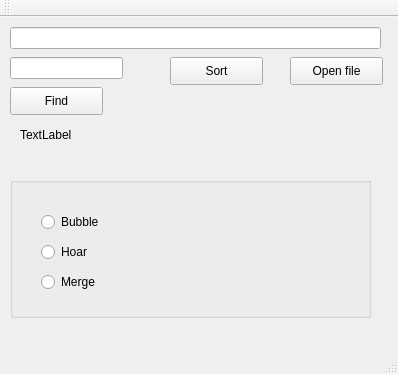
<?xml version="1.0" encoding="UTF-8"?>
<ui version="4.0">
 <class>MainWindow</class>
 <widget class="QMainWindow" name="MainWindow">
  <property name="geometry">
   <rect>
    <x>0</x>
    <y>0</y>
    <width>398</width>
    <height>374</height>
   </rect>
  </property>
  <property name="windowTitle">
   <string>MainWindow</string>
  </property>
  <widget class="QWidget" name="centralWidget">
   <widget class="QPushButton" name="b_Open">
    <property name="geometry">
     <rect>
      <x>290</x>
      <y>40</y>
      <width>93</width>
      <height>28</height>
     </rect>
    </property>
    <property name="text">
     <string>Open file</string>
    </property>
   </widget>
   <widget class="QPushButton" name="b_Sort">
    <property name="geometry">
     <rect>
      <x>170</x>
      <y>40</y>
      <width>93</width>
      <height>28</height>
     </rect>
    </property>
    <property name="text">
     <string>Sort</string>
    </property>
   </widget>
   <widget class="QLineEdit" name="le_path">
    <property name="geometry">
     <rect>
      <x>10</x>
      <y>10</y>
      <width>371</width>
      <height>22</height>
     </rect>
    </property>
   </widget>
   <widget class="QGroupBox" name="groupBox">
    <property name="geometry">
     <rect>
      <x>10</x>
      <y>160</y>
      <width>361</width>
      <height>141</height>
     </rect>
    </property>
    <property name="title">
     <string/>
    </property>
    <widget class="QWidget" name="layoutWidget">
     <property name="geometry">
      <rect>
       <x>20</x>
       <y>20</y>
       <width>211</width>
       <height>111</height>
      </rect>
     </property>
     <layout class="QHBoxLayout" name="horizontalLayout">
      <item>
       <layout class="QVBoxLayout" name="verticalLayout_2">
        <item>
         <widget class="QRadioButton" name="rbBubble">
          <property name="text">
           <string>Bubble</string>
          </property>
         </widget>
        </item>
        <item>
         <widget class="QRadioButton" name="rbHoar">
          <property name="text">
           <string>Hoar</string>
          </property>
         </widget>
        </item>
        <item>
         <widget class="QRadioButton" name="rbMerge">
          <property name="text">
           <string>Merge</string>
          </property>
         </widget>
        </item>
       </layout>
      </item>
      <item>
       <layout class="QVBoxLayout" name="verticalLayout">
        <item>
         <widget class="QLabel" name="l_bubble">
          <property name="text">
           <string/>
          </property>
         </widget>
        </item>
        <item>
         <widget class="QLabel" name="l_hoar">
          <property name="text">
           <string/>
          </property>
         </widget>
        </item>
        <item>
         <widget class="QLabel" name="l_merge">
          <property name="text">
           <string/>
          </property>
         </widget>
        </item>
       </layout>
      </item>
     </layout>
    </widget>
   </widget>
   <widget class="QLineEdit" name="le_name">
    <property name="geometry">
     <rect>
      <x>10</x>
      <y>40</y>
      <width>113</width>
      <height>22</height>
     </rect>
    </property>
   </widget>
   <widget class="QPushButton" name="b_Find">
    <property name="geometry">
     <rect>
      <x>10</x>
      <y>70</y>
      <width>93</width>
      <height>28</height>
     </rect>
    </property>
    <property name="text">
     <string>Find</string>
    </property>
   </widget>
   <widget class="QLabel" name="l_name">
    <property name="geometry">
     <rect>
      <x>20</x>
      <y>110</y>
      <width>55</width>
      <height>16</height>
     </rect>
    </property>
    <property name="text">
     <string>TextLabel</string>
    </property>
   </widget>
  </widget>
  <widget class="QMenuBar" name="menuBar">
   <property name="geometry">
    <rect>
     <x>0</x>
     <y>0</y>
     <width>398</width>
     <height>26</height>
    </rect>
   </property>
  </widget>
  <widget class="QToolBar" name="mainToolBar">
   <attribute name="toolBarArea">
    <enum>TopToolBarArea</enum>
   </attribute>
   <attribute name="toolBarBreak">
    <bool>false</bool>
   </attribute>
  </widget>
  <widget class="QStatusBar" name="statusBar"/>
 </widget>
 <layoutdefault spacing="6" margin="11"/>
 <resources/>
 <connections/>
</ui>
